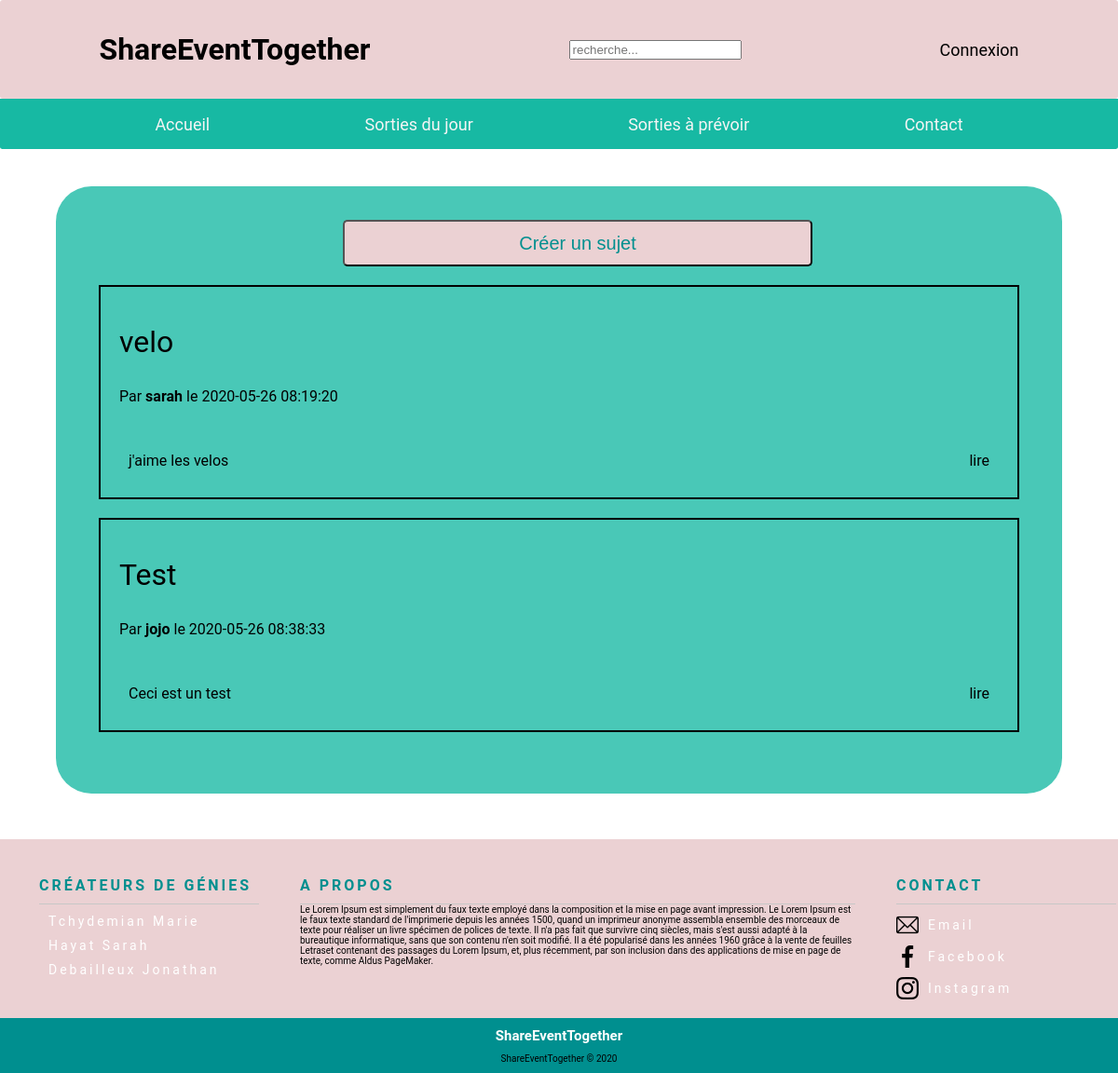
Before: /php/minichat.php with the older database file.
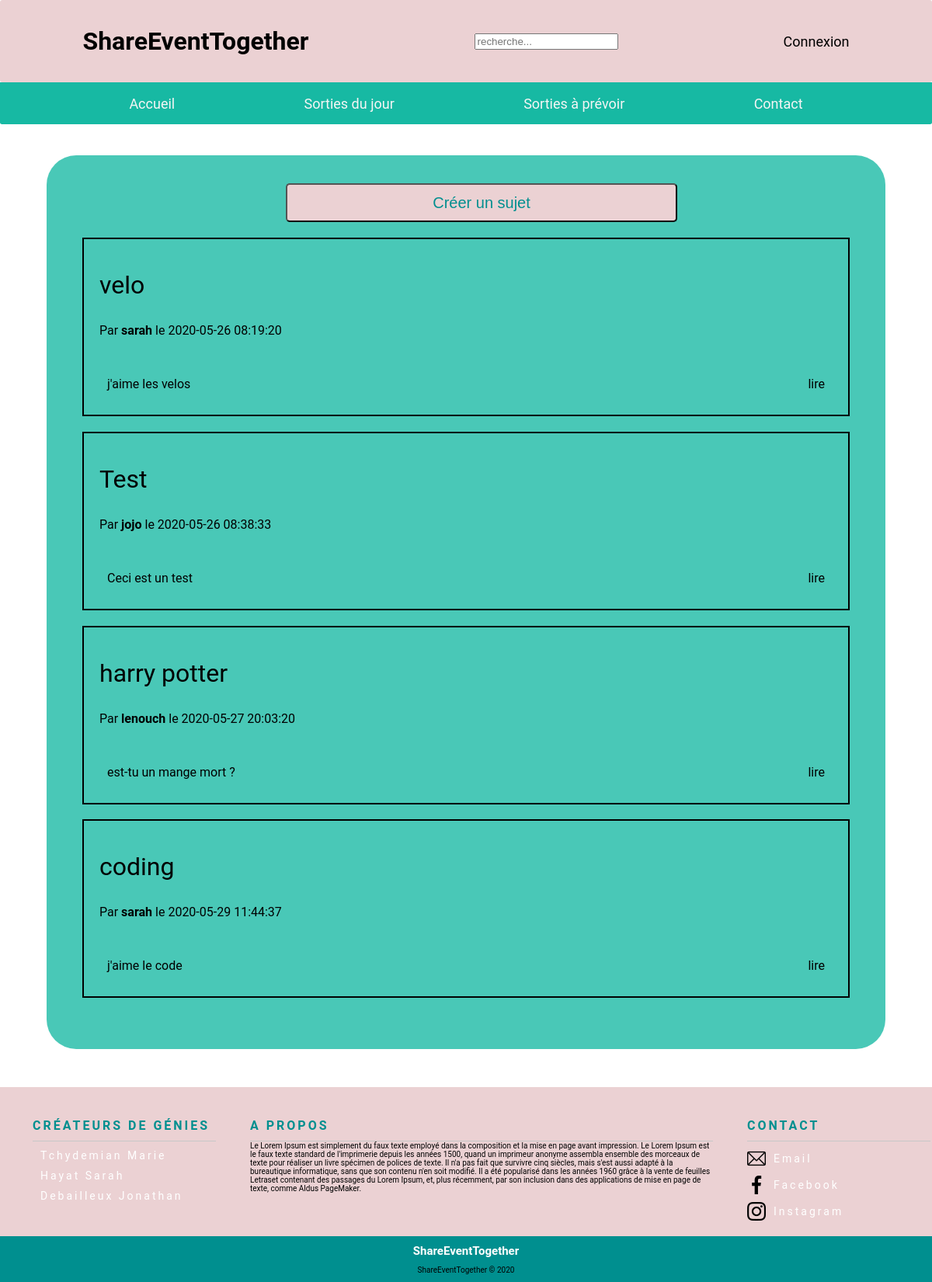
After: the same page with the newer database file.
### tables this page shows
CREATE TABLE `sujets_forum` (
  `id_sujet` int(11) NOT NULL,
  `nom_sujet` varchar(100) NOT NULL,
  `id_utilisateur` int(11) NOT NULL
);

CREATE TABLE `utilisateurs` (
  `id_utilisateur` int(11) NOT NULL,
  `prenom` varchar(100) NOT NULL,
  `nom` varchar(100) NOT NULL,
  `date_naissance` date NOT NULL,
  `adresse` varchar(250) NOT NULL,
  `code_postale` int(5) NOT NULL,
  `pays` varchar(100) NOT NULL,
  `telephone` int(10) NOT NULL,
  `mail` varchar(250) NOT NULL,
  `pseudo` varchar(100) NOT NULL,
  `mot_de_passe` varchar(255) NOT NULL,
  `type_utilisateur` varchar(50) NOT NULL,
  `ville` varchar(200) NOT NULL,
  `date_creation_utilisateur` datetime DEFAULT CURRENT_TIMESTAMP,
  `karma` decimal(4,2) DEFAULT '0.00'
);

### php/minichat.php (the view, shortened to what this page needs)
<?php
require('../controllers/bdd.php');
?>
<!DOCTYPE html>
<html lang="fr">
<head>
    <link rel="stylesheet" href="../assets/css/forum.css"/>
</head>
<body>
<?php
if (isset($_SESSION['username'])) {
    require("headerConnect.php");
} else {
    require("headerDisconnect.php");
}
?>
<form method="post" action="../controllers/minichat_post.php" class="fond">
    <input type="submit" id="button" value="Créer un sujet" class="button_sujet">
    <div class="reponse">
        <?php
        $reponse = $bdd->query("SELECT sj.nom_sujet, m.message, sj.id_sujet, u.pseudo,m.date_message FROM sujets_forum as sj
left join utilisateurs as u
on sj.id_utilisateur = u.id_utilisateur
left join messages as m
on sj.id_sujet = m.id_sujet
GROUP BY sj.id_sujet
ORDER BY `m`.`date_message` ASC LIMIT 10");
        while ($donnees = $reponse->fetch()) {
        echo '<div class="container_sujet">';
        echo '<div class="sujet">';
        echo $donnees['nom_sujet'];
        echo '</div>';
        echo '<div class="pseudo">';
        echo 'Par ' . '<b>' . $donnees['pseudo'] . '</b>' . ' le ' . $donnees['date_message'];
        echo '</div>';
        echo '<div class="contain_message">';
        echo '<div class="message">';
        echo $donnees['message'];
        echo '</div>';
        ?>
        <div class="right_div"><a class="inputListOfEvent"
                                  href="page_forum.php?id_sujet= <?php echo $donnees['id_sujet']; ?>">lire</a>
        </div>
    </div>
    </div>
    <?php
    }
    ?>
    </div>
</form>
<?php
require("footer.php");
?>
</body>
</html>

Changed rows visible on the page:
added sujets_forum: nom_sujet "harry potter", id_utilisateur.pseudo "lenouch", date_message "2020-05-27 20:03:20", message "est-tu un mange mort ?"
added sujets_forum: nom_sujet "coding", id_utilisateur.pseudo "sarah", date_message "2020-05-29 11:44:37", message "j'aime le code"
